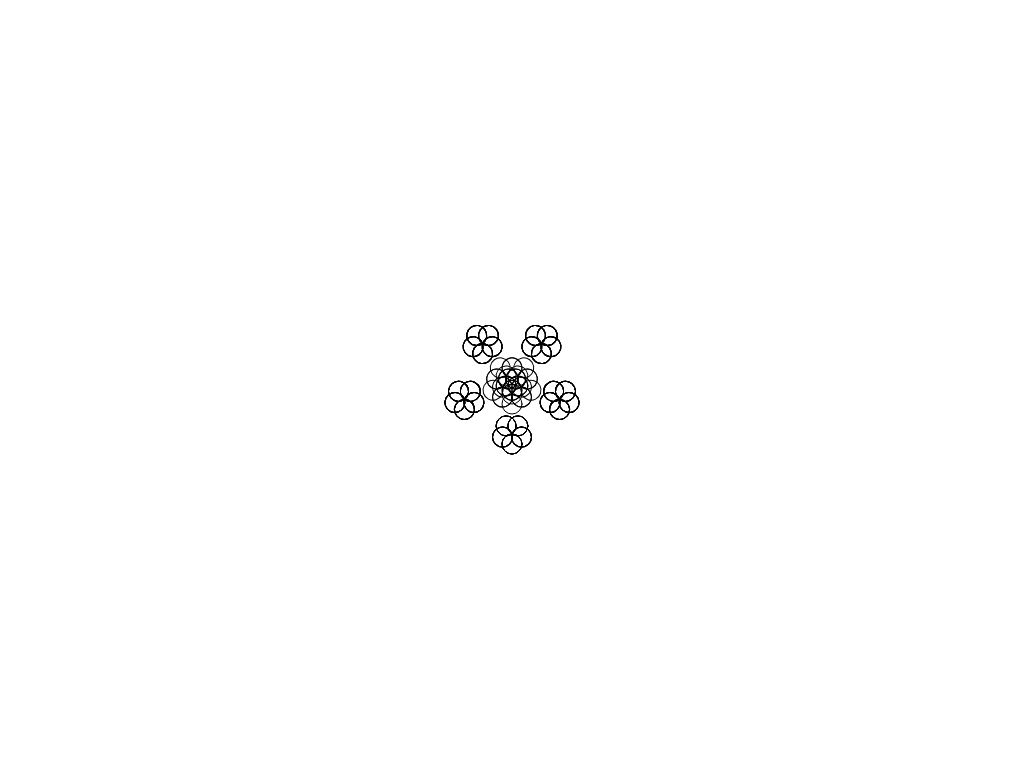
Frame 1 (no input)
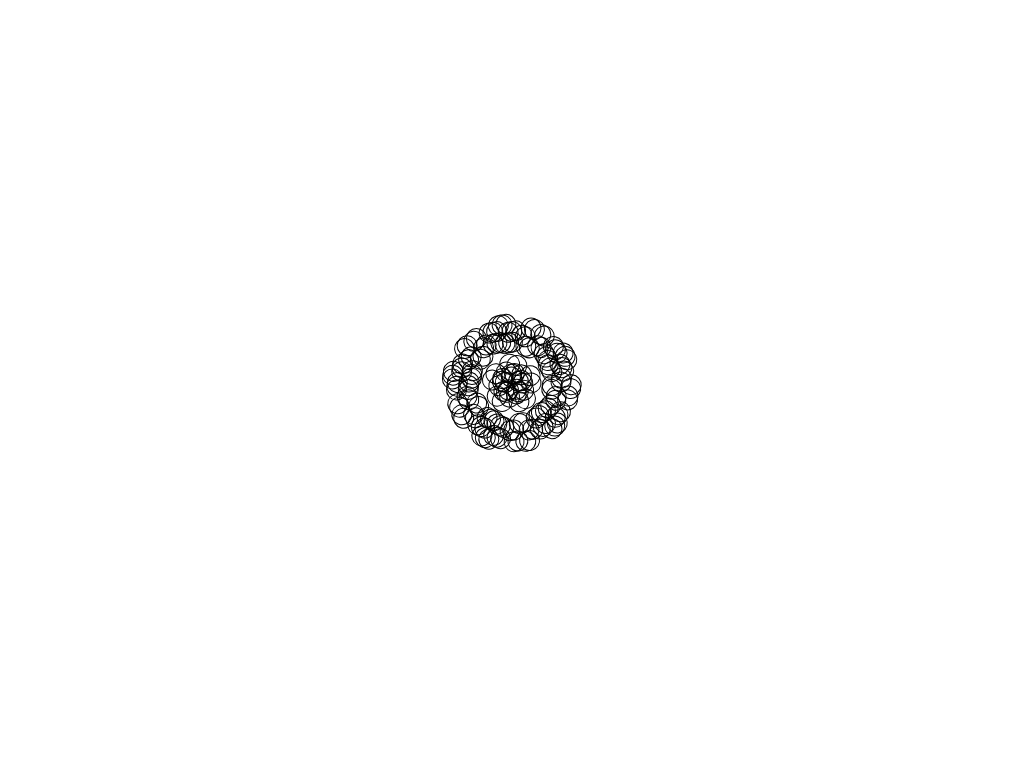
Frame 60 (no input)
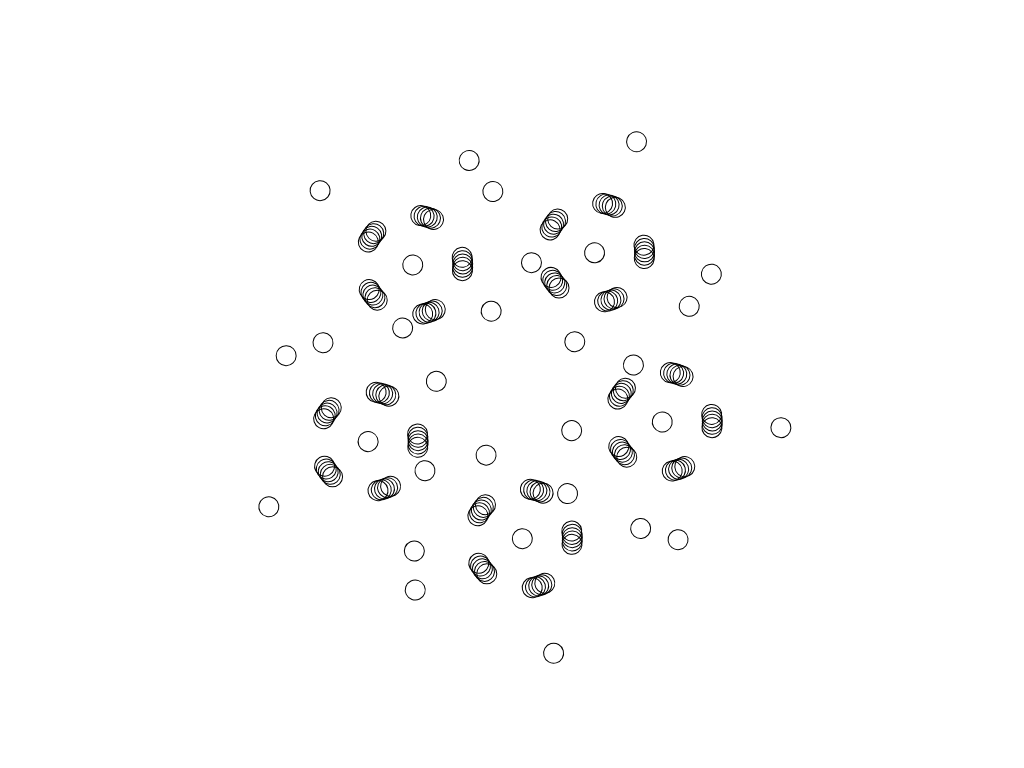
Frame 120 (the mouse pressed at the canvas centre since frame 60)

The p5.js sketch that drew these frames (run headless with seeded random() and noise() and a simulated clock; from frame 60 on, the mouse is pressed at the canvas centre):

// p5.js sketch
// ── sketch.js
var angle = 0;
var speed = 0.01;

function setup() {
  createCanvas(1024,768)
  noFill();
}

function draw() {
  var l0 = map(mouseX, 0, width, 10, 300)
  var l1 = map(mouseY, 0, width, 10, 300)

  background(255)

  translate(width/2, height/2)
  rotate(angle)
  for (var i = 0; i<5; i++){
    push()

    rotate(i*TWO_PI/5)
    translate(0,l0)
    ellipse(0,0,20,20)

    rotate(angle)
    for (var j = 0; j<5; j++){
      push()
      rotate(j*TWO_PI/5)
      translate(0,l1)
      ellipse(0,0,20,20)
      pop()

      rotate(angle)
      for (var k = 0; k<5; k++){
        push()
        rotate(k*TWO_PI/5)
        translate(0,50)
        ellipse(0,0,20,20)
        pop()
      }

    }
    pop()
  }
  angle += speed
}
